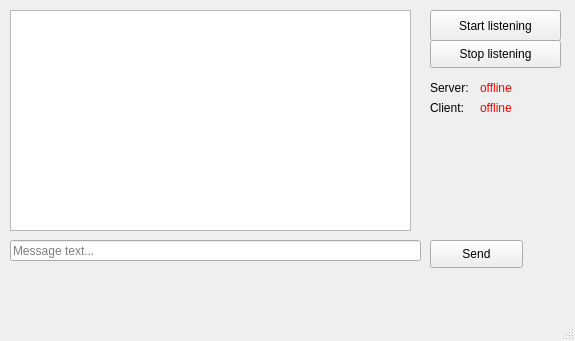
<?xml version="1.0" encoding="UTF-8"?>
<ui version="4.0">
 <class>MainWindow</class>
 <widget class="QMainWindow" name="MainWindow">
  <property name="geometry">
   <rect>
    <x>0</x>
    <y>0</y>
    <width>575</width>
    <height>341</height>
   </rect>
  </property>
  <property name="windowTitle">
   <string>MainWindow</string>
  </property>
  <widget class="QWidget" name="centralWidget">
   <widget class="QTextEdit" name="consoleTextEdit">
    <property name="geometry">
     <rect>
      <x>10</x>
      <y>10</y>
      <width>401</width>
      <height>221</height>
     </rect>
    </property>
    <property name="sizePolicy">
     <sizepolicy hsizetype="Expanding" vsizetype="Expanding">
      <horstretch>0</horstretch>
      <verstretch>0</verstretch>
     </sizepolicy>
    </property>
    <property name="sizeIncrement">
     <size>
      <width>0</width>
      <height>0</height>
     </size>
    </property>
    <property name="layoutDirection">
     <enum>Qt::LeftToRight</enum>
    </property>
    <property name="html">
     <string>&lt;!DOCTYPE HTML PUBLIC &quot;-//W3C//DTD HTML 4.0//EN&quot; &quot;http://www.w3.org/TR/REC-html40/strict.dtd&quot;&gt;
&lt;html&gt;&lt;head&gt;&lt;meta name=&quot;qrichtext&quot; content=&quot;1&quot; /&gt;&lt;style type=&quot;text/css&quot;&gt;
p, li { white-space: pre-wrap; }
&lt;/style&gt;&lt;/head&gt;&lt;body style=&quot; font-family:'MS Shell Dlg 2'; font-size:7.8pt; font-weight:400; font-style:normal;&quot;&gt;
&lt;p style=&quot;-qt-paragraph-type:empty; margin-top:0px; margin-bottom:0px; margin-left:0px; margin-right:0px; -qt-block-indent:0; text-indent:0px; font-size:8pt;&quot;&gt;&lt;br /&gt;&lt;/p&gt;&lt;/body&gt;&lt;/html&gt;</string>
    </property>
   </widget>
   <widget class="QPushButton" name="startListeningPushButton">
    <property name="geometry">
     <rect>
      <x>430</x>
      <y>10</y>
      <width>131</width>
      <height>31</height>
     </rect>
    </property>
    <property name="autoFillBackground">
     <bool>false</bool>
    </property>
    <property name="text">
     <string>Start listening</string>
    </property>
   </widget>
   <widget class="QPushButton" name="stopListeningPushButton">
    <property name="geometry">
     <rect>
      <x>430</x>
      <y>40</y>
      <width>131</width>
      <height>28</height>
     </rect>
    </property>
    <property name="text">
     <string>Stop listening</string>
    </property>
   </widget>
   <widget class="QPushButton" name="sendPushButton">
    <property name="geometry">
     <rect>
      <x>430</x>
      <y>240</y>
      <width>93</width>
      <height>28</height>
     </rect>
    </property>
    <property name="text">
     <string>Send</string>
    </property>
   </widget>
   <widget class="QLineEdit" name="messageLineEdit">
    <property name="geometry">
     <rect>
      <x>10</x>
      <y>240</y>
      <width>411</width>
      <height>21</height>
     </rect>
    </property>
    <property name="placeholderText">
     <string>Message text...</string>
    </property>
   </widget>
   <widget class="QLabel" name="label">
    <property name="geometry">
     <rect>
      <x>430</x>
      <y>80</y>
      <width>53</width>
      <height>16</height>
     </rect>
    </property>
    <property name="text">
     <string>Server:</string>
    </property>
   </widget>
   <widget class="QLabel" name="label_2">
    <property name="geometry">
     <rect>
      <x>430</x>
      <y>100</y>
      <width>53</width>
      <height>16</height>
     </rect>
    </property>
    <property name="text">
     <string>Client:</string>
    </property>
   </widget>
   <widget class="QLabel" name="serverStatusLabel">
    <property name="geometry">
     <rect>
      <x>480</x>
      <y>80</y>
      <width>81</width>
      <height>16</height>
     </rect>
    </property>
    <property name="styleSheet">
     <string notr="true">QLabel {
	color: red;
}</string>
    </property>
    <property name="text">
     <string>offline</string>
    </property>
   </widget>
   <widget class="QLabel" name="clientStatusLabel">
    <property name="geometry">
     <rect>
      <x>480</x>
      <y>100</y>
      <width>81</width>
      <height>16</height>
     </rect>
    </property>
    <property name="styleSheet">
     <string notr="true">QLabel {
	color: red;
}</string>
    </property>
    <property name="text">
     <string>offline</string>
    </property>
   </widget>
  </widget>
  <widget class="QMenuBar" name="menuBar">
   <property name="geometry">
    <rect>
     <x>0</x>
     <y>0</y>
     <width>575</width>
     <height>26</height>
    </rect>
   </property>
  </widget>
  <widget class="QStatusBar" name="statusBar"/>
 </widget>
 <layoutdefault spacing="6" margin="11"/>
 <resources/>
 <connections/>
</ui>
